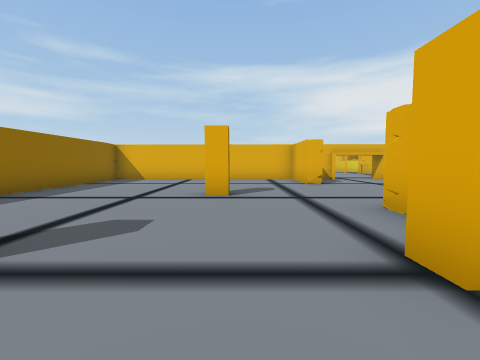
view 1 (above)

21 first-person views from a walk through a 3-D level made in the Unity game engine. The camera is 1.4 m above the floor, tilts 4° down and sees 90° across. The floor is counted in squares, 2 m on a side. Each view is taken from the middle of a square. On the plan, view 1 faces up. The plan holds only what a view shows up to about 9 squares ahead; the rest is blank. The place goes on beyond the plan. Some animated figures are not drawn.

view 2
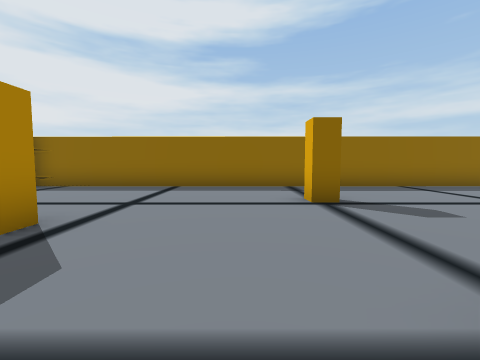

view 3
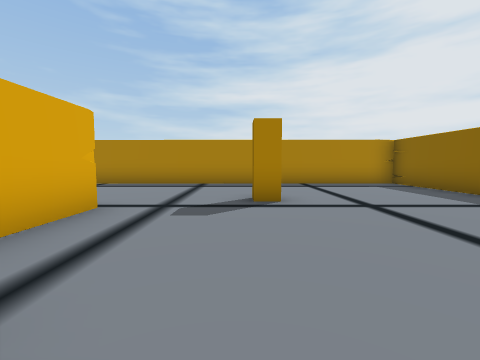

view 4
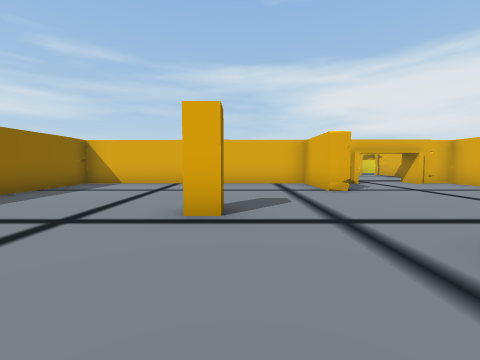

view 5
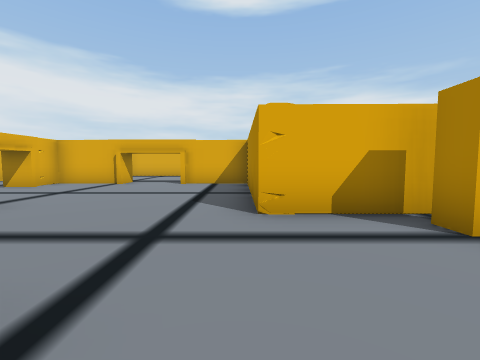

view 6
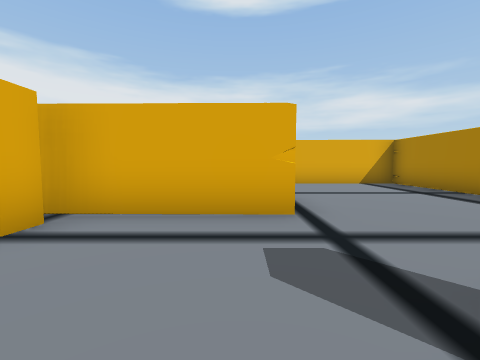

view 7
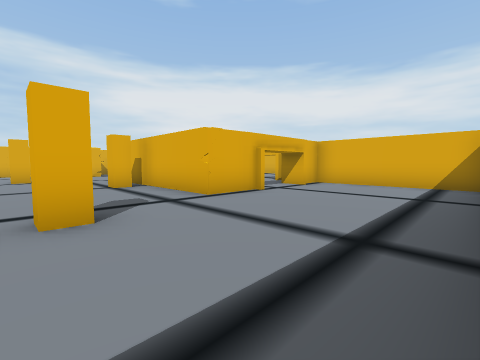

view 8
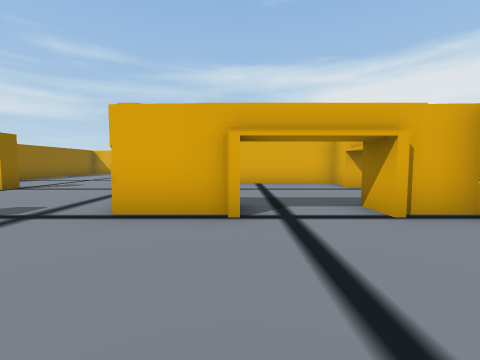

view 9
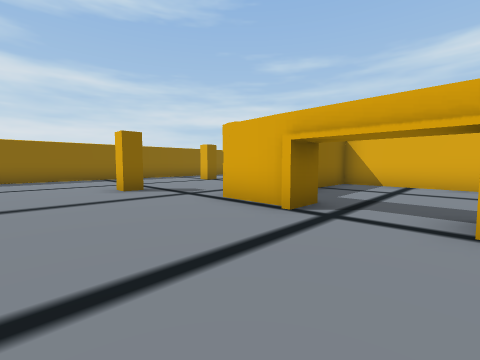

view 10
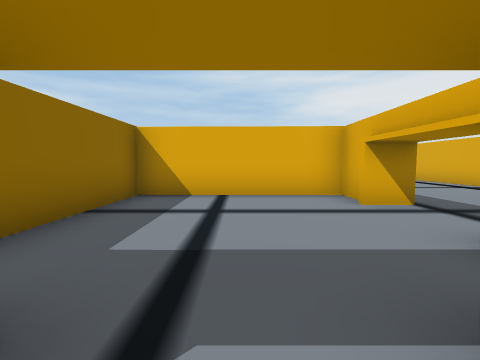

view 11
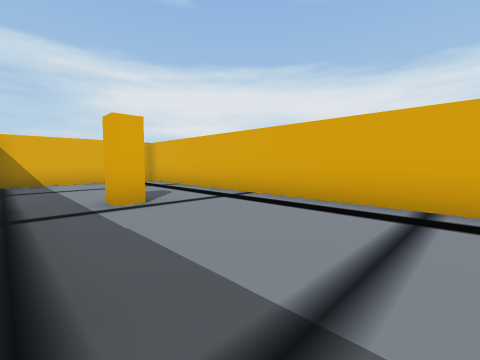

view 12
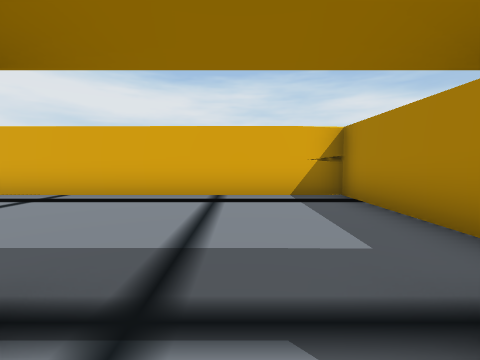

view 13
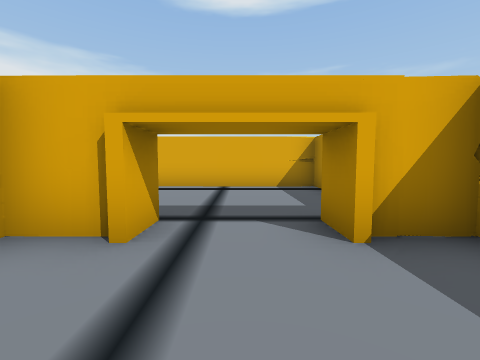

view 14
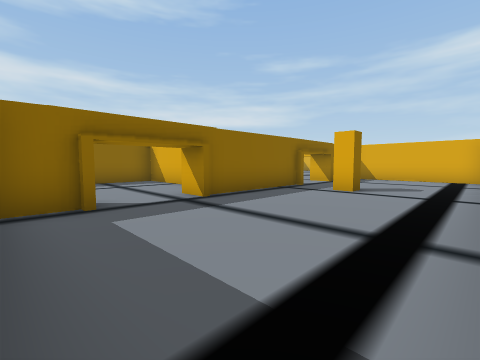

view 15
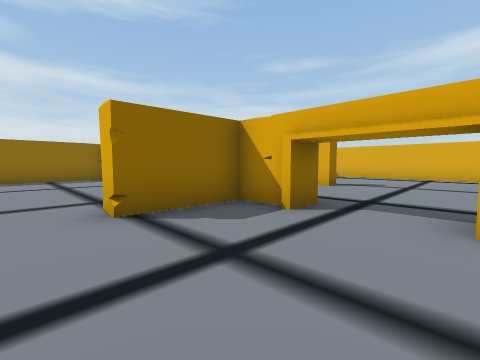

view 16
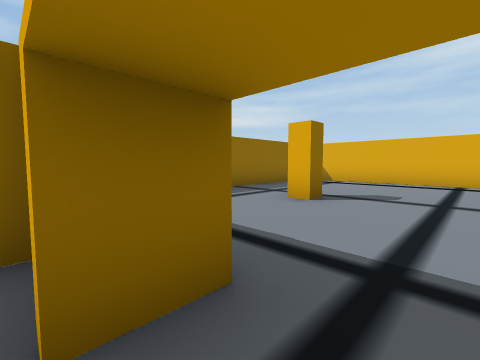

view 17
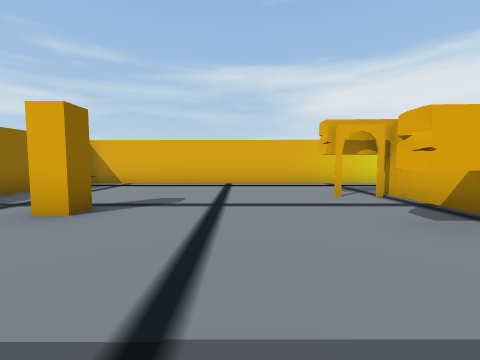

view 18
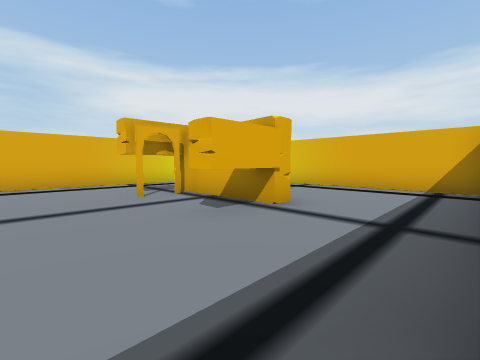

view 19
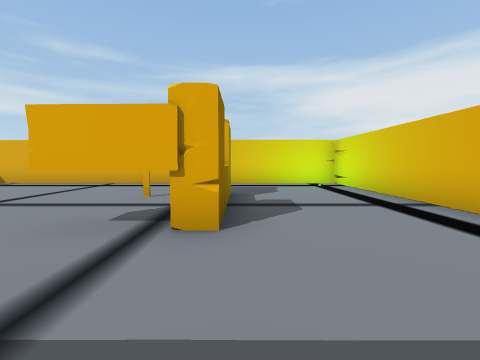

view 20
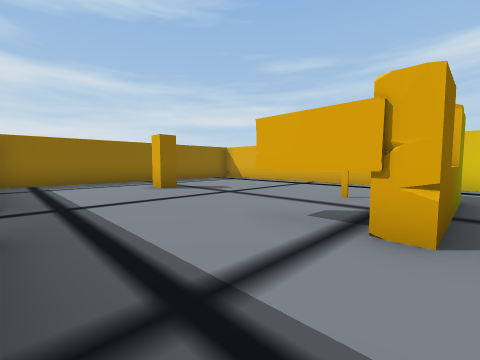

view 21
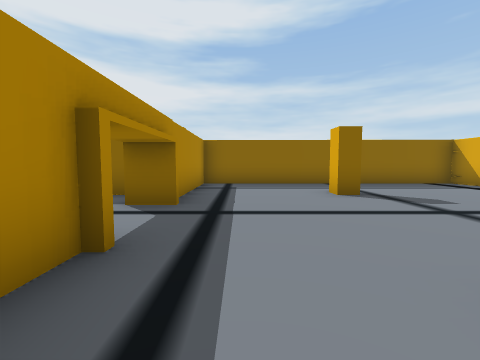

### Floor plan
Ten units are one square. View 1 is at (0, 0); x grows to the right and y downward. Boxes are objects, and circles mark ways between rooms. Rooms are numbered by the first view taken in them; rooms with no view inside come last. Other rooms are left out.
<svg viewBox="-57 -198 185 266">
<path fill="none" stroke="#000" d="M40 10 40 18 22 18 22 -37 64 -37M72 -36 72 -59M40 -110 40 -102 28 -102 28 -80 22 -80 22 -102 -52 -102 -52 63 72 63 72 18 60 18 60 10M80 -80 72 -80 72 -102 60 -102 60 -108M80 -20 72 -20M78 -59 78 -22M72 0 78 0 78 11M91 13 123 13 123 -95M121 -102 79 -102M72 -20 72 -33 28 -33 28 -1M72 14 72 0M71 -134 71 -139M72 -134 72 -139M83 -134 83 -165M88 -168 88 -134 69 -134 69 -140M60 -108 69 -108M123 -109 123 -193 -2 -193 -2 -108 32 -108"/>
<rect x="-35" y="-25" width="20" height="10" fill="#bbb"><title>other object</title></rect>
<rect x="-15" y="25" width="20" height="10" fill="#bbb"><title>other object</title></rect>
<rect x="-15" y="-55" width="20" height="10" fill="#bbb"><title>other object</title></rect>
<rect x="5" y="-25" width="20" height="10" fill="#bbb"><title>other object</title></rect>
<rect x="95" y="-55" width="10" height="10" fill="#bbb"><title>other object</title></rect>
<rect x="15" y="-145" width="10" height="10" fill="#bbb"><title>other object</title></rect>
<circle cx="80" cy="-70" r="3" fill="#2a7"/>
<circle cx="50" cy="15" r="3" fill="#2a7"/>
<circle cx="50" cy="-100" r="3" fill="#2a7"/>
<circle cx="75" cy="-10" r="3" fill="#2a7"/>
<text x="0" y="-20">1</text>
<text x="100" y="-40">2</text>
<text x="50" y="-10">3</text>
<text x="60" y="-150">4</text>
</svg>
Room 1 opens to room 2. Room 1 opens to room 3. Room 1 opens to room 4. Room 2 opens to room 3.

Where each view was taken, in squares from view 1:
view 1: 0 up, 0 right, facing up
view 2: 0 up, 2 right, facing left
view 3: 2 up, 0 right, facing down
view 4: 2 up, 0 right, facing up
view 5: 4 up, 1 left, facing right
view 6: 1 down, 1 left, facing right
view 7: 6 down, 1 left, facing up-right
view 8: 5 down, 4 right, facing up
view 9: 5 down, 6 right, facing up-left
view 10: 2 down, 5 right, facing up
view 11: 1 up, 8 right, facing up-right
view 12: 1 up, 7 right, facing right
view 13: 1 up, 5 right, facing right
view 14: 1 down, 12 right, facing up-left
view 15: 7 up, 6 right, facing up-left
view 16: 10 up, 5 right, facing up-left
view 17: 11 up, 5 right, facing up
view 18: 11 up, 5 right, facing up-right
view 19: 11 up, 9 right, facing up
view 20: 11 up, 9 right, facing up-left
view 21: 12 up, 8 right, facing left
